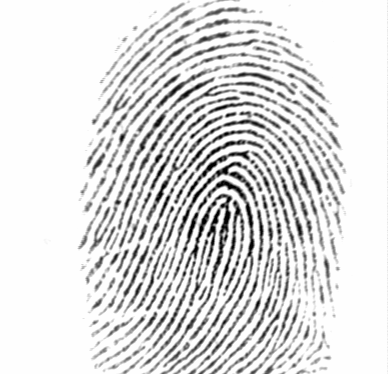
#> input picture python-fingerprint-recognition-master/database/102_2.tif, 388 x 374 px, found by its file name
$ python fingerprint.py
#> lines starting #> are read from the running program, lines starting #| are printed output that depends on the picture; after the words box and inside, x2 and y2 are one past the last pixel; in counts of white or black regions, pixels touching at a corner belong together
# -*- coding: utf-8 -*-
"""
Created on Sun Apr 22 11:32:00 2018

@author: Orion
"""
"""Librerias"""
import cv2
from skimage.morphology import skeletonize
import matplotlib.pyplot as plt

#Leyendo la imagen
Img_Original = cv2.imread('../Huellas/102_2.tif',3)
#> Img_Original is the input picture: shape (374, 388, 3); min 1, max 254, mean 222
#Imagen en escala de grises
Img_Original = cv2.cvtColor(Img_Original, cv2.COLOR_BGR2GRAY)
#> Img_Original: shape (374, 388)
#Imagen en formato binario
ret,BW_Original = cv2.threshold(Img_Original, 127, 1, cv2.THRESH_BINARY_INV | cv2.THRESH_OTSU);
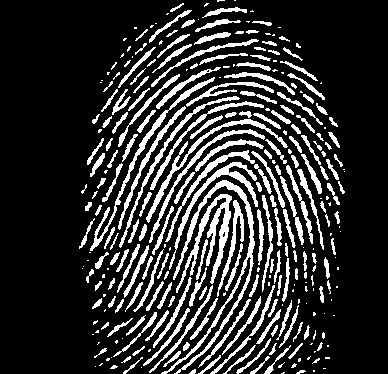
#> BW_Original: shape (374, 388); values 0 (black) and 1 (white), 18.8% white; 300 white regions (112 under 20 px), largest, box (x1, y1, x2, y2) and area: (161, 180, 255, 374) 1769, (176, 194, 232, 293) 1316, (90, 77, 215, 251) 952
#> ret = 180
#Esqueletizando imagen binaria
skeleton = skeletonize(BW_Original)
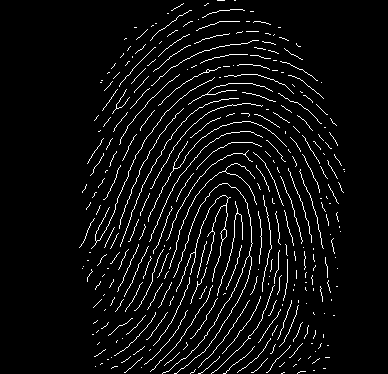
#> skeleton: shape (374, 388) bool; 4.9% white in thin lines or dots, all inside (x1, y1, x2, y2) = (79, 0, 345, 374)
#Mostrando imagenes
fig, axes = plt.subplots(nrows=1, ncols=3, figsize=(8, 4),
                         sharex=True, sharey=True)
ax = axes.ravel()

ax[0].imshow(Img_Original, cmap=plt.cm.gray)
ax[0].axis('off')
ax[0].set_title('Original', fontsize=20)

ax[1].imshow(BW_Original, cmap=plt.cm.gray)
ax[1].axis('off')
ax[1].set_title('Binaria', fontsize=20)

ax[2].imshow(skeleton, cmap=plt.cm.gray)
ax[2].axis('off')
ax[2].set_title('Skeleton', fontsize=20)

plt.show()
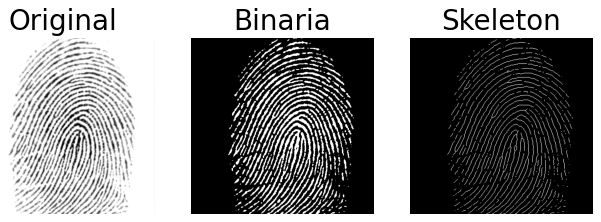
#> figure drawn by matplotlib, 3 panels

$ run again, with python-fingerprint-recognition-master/database/101_1.tif copied over python-fingerprint-recognition-master/database/102_2.tif
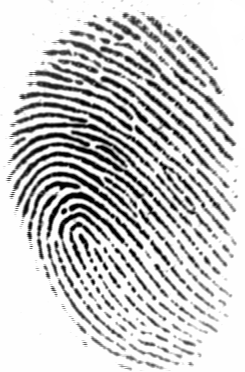
#> input picture python-fingerprint-recognition-master/database/101_1.tif, 245 x 372 px, found by its file name
#> Img_Original is the input picture: shape (372, 245, 3); min 1, max 255, mean 201.2
#> Img_Original: shape (372, 245)
#> `ret,BW_Original = cv2.threshold(Img_Original, 127, 1, cv2.THRESH_BINAR..`:
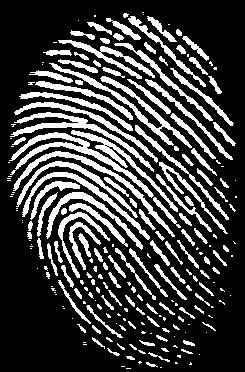
#> BW_Original: shape (372, 245); values 0 (black) and 1 (white), 24.9% white; 230 white regions (108 under 20 px), largest, box (x1, y1, x2, y2) and area: (9, 132, 154, 198) 1262, (49, 63, 192, 148) 1245, (10, 112, 154, 172) 1073
#> ret = 159
#> skeleton: shape (372, 245) bool; 5.2% white in thin lines or dots
#> `plt.show()`:
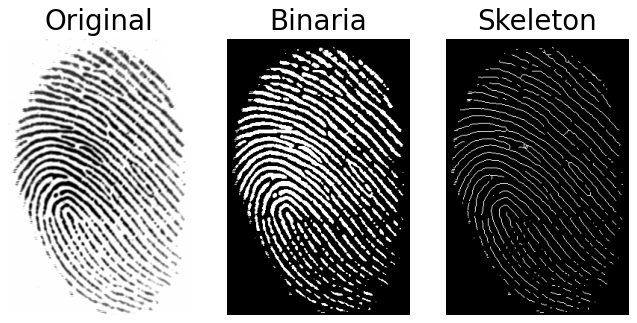
#> figure drawn by matplotlib, 3 panels

$ run again, with python-fingerprint-recognition-master/database/101_2.tif copied over python-fingerprint-recognition-master/database/102_2.tif
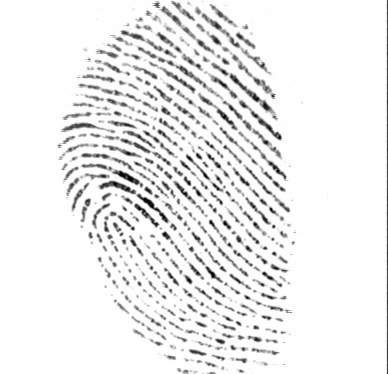
#> input picture python-fingerprint-recognition-master/database/101_2.tif, 388 x 374 px, found by its file name
#> Img_Original is the input picture: shape (374, 388, 3); min 1, max 254, mean 237
#> Img_Original: shape (374, 388)
#> `ret,BW_Original = cv2.threshold(Img_Original, 127, 1, cv2.THRESH_BINAR..`:
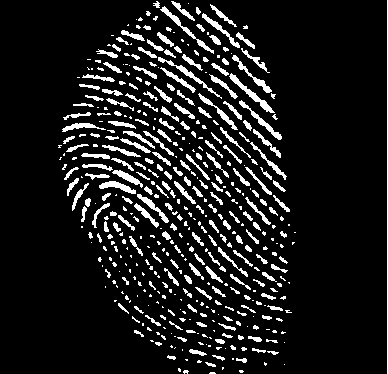
#> BW_Original: shape (374, 388); values 0 (black) and 1 (white), 10.7% white; 454 white regions (239 under 20 px), largest, box (x1, y1, x2, y2) and area: (387, 0, 388, 374) 374, (229, 73, 275, 113) 297, (160, 6, 214, 54) 270
#> ret = 187
#> skeleton: shape (374, 388) bool; 3% white in thin lines or dots, all inside (x1, y1, x2, y2) = (59, 0, 388, 374)
#> `plt.show()`:
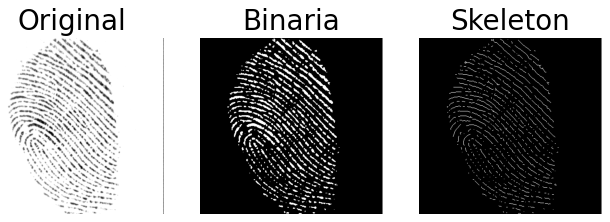
#> figure drawn by matplotlib, 3 panels

$ run again, with python-fingerprint-recognition-master/database/102_1.tif copied over python-fingerprint-recognition-master/database/102_2.tif
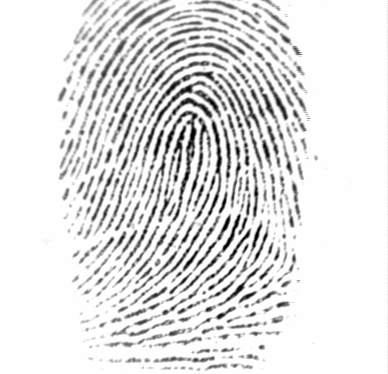
#> input picture python-fingerprint-recognition-master/database/102_1.tif, 388 x 374 px, found by its file name
#> Img_Original is the input picture: shape (374, 388, 3); min 1, max 254, mean 226.3
#> Img_Original: shape (374, 388)
#> `ret,BW_Original = cv2.threshold(Img_Original, 127, 1, cv2.THRESH_BINAR..`:
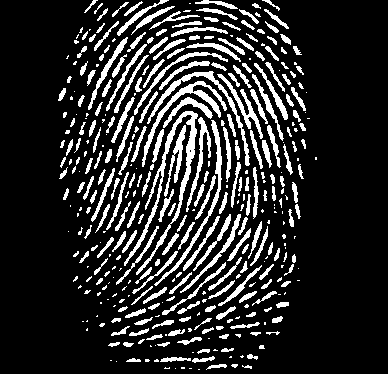
#> BW_Original: shape (374, 388); values 0 (black) and 1 (white), 16.7% white; 383 white regions (152 under 20 px), largest, box (x1, y1, x2, y2) and area: (124, 111, 198, 275) 1525, (142, 81, 227, 167) 809, (147, 71, 250, 166) 758
#> ret = 183
#> skeleton: shape (374, 388) bool; 4.4% white in thin lines or dots, all inside (x1, y1, x2, y2) = (59, 0, 316, 370)
#> `plt.show()`:
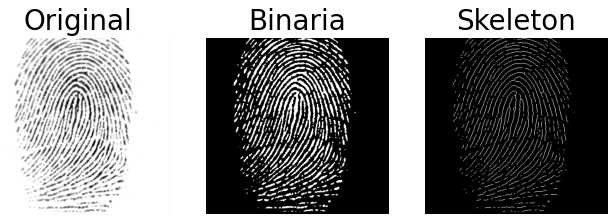
#> figure drawn by matplotlib, 3 panels
